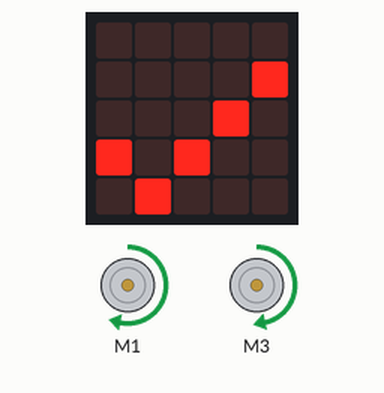
A program run on a simulated BBC micro:bit (MakeCode). Parts: the board's 5×5 LED display, 2 × DC motor (green arrow = forward, orange = backward, longer = faster).

Above: at 0.7 s.
At 3.2 s:
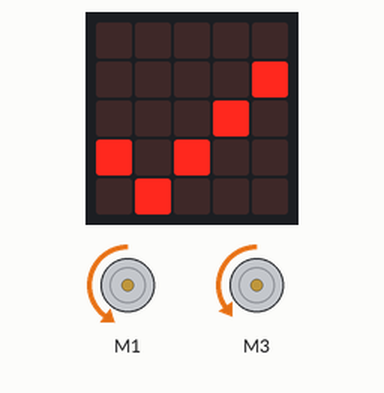
At 5.7 s:
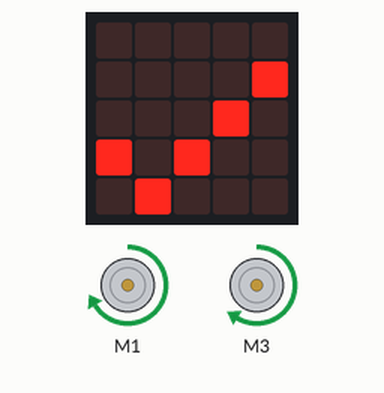
At 7.7 s:
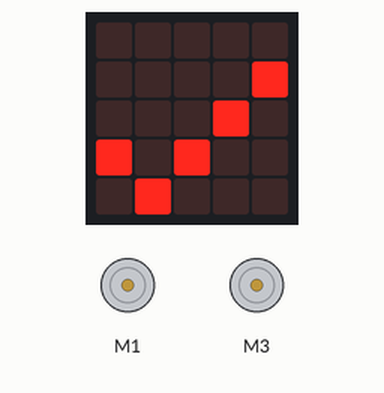
Timing chart, 0 to 9.2 s (numbered marks = the images above):
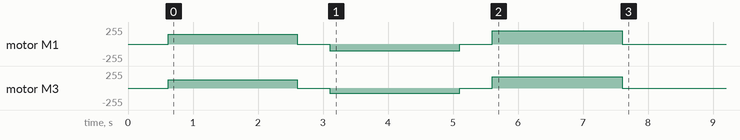

The program:

main.ts
```typescript
function Stopp () {
    robotbit.MotorRunDual(
    robotbit.Motors.M1A,
    0,
    robotbit.Motors.M2A,
    0
    )
}
function Bak () {
    robotbit.MotorRunDual(
    robotbit.Motors.M1A,
    SpeedM1 * -1,
    robotbit.Motors.M2A,
    SpeedM2 * -1
    )
}
function Fram () {
    robotbit.MotorRunDual(
    robotbit.Motors.M1A,
    SpeedM1,
    robotbit.Motors.M2A,
    SpeedM2
    )
}
function Justering () {
    SpeedM2 = SpeedM1 * (90 / 100) - 10
}
let SpeedM2 = 0
let SpeedM1 = 0
basic.showIcon(IconNames.Yes)
SpeedM1 = 150
SpeedM2 = 125
basic.forever(function () {
    Fram()
    basic.pause(2000)
    Stopp()
    basic.pause(500)
    SpeedM1 = 100
    Justering()
    Bak()
    basic.pause(2000)
    Stopp()
    basic.pause(500)
    SpeedM1 = 200
    Justering()
    Fram()
    basic.pause(2000)
    Stopp()
    while (true) {

    }
})
```

test.ts
```typescript
// testene settes inn her; disse vil ikke kompilert så lenge denne pakken blir brukt som en utvidelse.
```

Measured:
- by itself, motor M3: stopped → forward 125/255 at 0.62 s, → stopped 2.0 s later, → backward 80/255 0.50 s later, → stopped 2.0 s later, … (6 changes in this stretch)
- by itself, motor M1: stopped → forward 150/255 at 0.62 s, → stopped 2.0 s later, → backward 100/255 0.50 s later, → stopped 2.0 s later, … (6 changes in this stretch)
